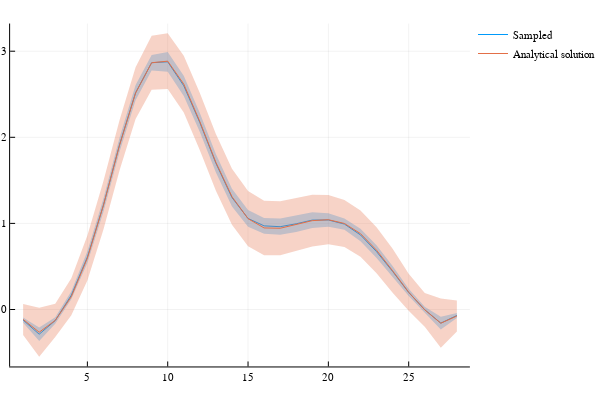

The code cell stored with this chart in its notebook:
### Code cell
plot(coeff, ribbon=errors, fillalpha=0.3, label="Sampled")
plot!(solution, ribbon=solution_errors_arr, fillalpha=0.3, label="Analytical solution")

### Figure 1 — Plotly figure (JSON) as saved in the notebook; plotly's stock layout.template omitted (floating-point values rounded to 4 significant figures)
{"data": [{"colorbar": {"title": ""}, "fill": "tozeroy", "fillcolor": "rgba(0, 154, 250, 0.300)", "hoverinfo": "text", "legendgroup": "Sampled", "line": {"color": "rgba(0, 154, 250, 1.000)", "dash": "solid", "shape": "linear", "width": 0}, "mode": "lines", "name": "Sampled", "showlegend": false, "text": [null, null, null, null, null, null, null, null, null, null, null, null, null, null, null, null, null, null, null, null, null, null, null, null, null, null, null, null], "type": "scatter", "x": [1, 2, 3, 4, 5, 6, 7, 8, 9, 10, 11, 12, 13, 14, 15, 16, 17, 18, 19, 20, 21, 22, 23, 24, 25, 26, 27, 28, 28, 27, 26, 25, 24, 23, 22, 21, 20, 19, 18, 17, 16, 15, 14, 13, 12, 11, 10, 9, 8, 7, 6, 5, 4, 3, 2, 1], "xaxis": "x1", "y": [-0.1533, -0.3656, -0.1668, 0.1197, 0.5411, 1.136, 1.83, 2.43, 2.777, 2.762, 2.48, 2.062, 1.59, 1.197, 0.9608, 0.8804, 0.8668, 0.8994, 0.948, 0.9619, 0.9265, 0.7921, 0.5979, 0.3791, 0.1563, -0.03884, -0.2323, -0.09843, -0.04006, -0.08358, 0.03317, 0.2401, 0.5054, 0.7458, 0.939, 1.057, 1.118, 1.129, 1.092, 1.057, 1.062, 1.154, 1.403, 1.807, 2.281, 2.716, 2.992, 2.956, 2.606, 1.995, 1.288, 0.6769, 0.2128, -0.08953, -0.208, -0.09179], "yaxis": "y1", "zmax": 0.1, "zmin": -0.1}, {"colorbar": {"title": ""}, "hoverinfo": "text", "legendgroup": "Sampled", "line": {"color": "rgba(0, 154, 250, 1.000)", "dash": "solid", "shape": "linear", "width": 1}, "mode": "lines", "name": "Sampled", "showlegend": true, "text": [null, null, null, null, null, null, null, null, null, null, null, null, null, null, null, null, null, null, null, null, null, null, null, null, null, null, null, null], "type": "scatter", "x": [1, 2, 3, 4, 5, 6, 7, 8, 9, 10, 11, 12, 13, 14, 15, 16, 17, 18, 19, 20, 21, 22, 23, 24, 25, 26, 27, 28], "xaxis": "x1", "y": [-0.1226, -0.2868, -0.1282, 0.1663, 0.609, 1.212, 1.913, 2.518, 2.867, 2.877, 2.598, 2.171, 1.699, 1.3, 1.058, 0.9713, 0.9618, 0.9956, 1.039, 1.04, 0.992, 0.8656, 0.6718, 0.4422, 0.1982, -0.002836, -0.158, -0.06925], "yaxis": "y1", "zmax": 0.1, "zmin": -0.1}, {"colorbar": {"title": ""}, "fill": "tozeroy", "fillcolor": "rgba(227, 111, 71, 0.300)", "hoverinfo": "text", "legendgroup": "Analytical solution", "line": {"color": "rgba(227, 111, 71, 1.000)", "dash": "solid", "shape": "linear", "width": 0}, "mode": "lines", "name": "Analytical solution", "showlegend": false, "text": [null, null, null, null, null, null, null, null, null, null, null, null, null, null, null, null, null, null, null, null, null, null, null, null, null, null, null, null], "type": "scatter", "x": [1, 2, 3, 4, 5, 6, 7, 8, 9, 10, 11, 12, 13, 14, 15, 16, 17, 18, 19, 20, 21, 22, 23, 24, 25, 26, 27, 28, 28, 27, 26, 25, 24, 23, 22, 21, 20, 19, 18, 17, 16, 15, 14, 13, 12, 11, 10, 9, 8, 7, 6, 5, 4, 3, 2, 1], "xaxis": "x1", "y": [-0.2951, -0.5487, -0.3194, -0.06565, 0.3359, 0.9293, 1.616, 2.213, 2.553, 2.56, 2.287, 1.849, 1.378, 0.9847, 0.7346, 0.6309, 0.6305, 0.6806, 0.733, 0.757, 0.7258, 0.6126, 0.4204, 0.1948, -0.01319, -0.1999, -0.4454, -0.2558, 0.1051, 0.1265, 0.192, 0.415, 0.7043, 0.9566, 1.149, 1.273, 1.329, 1.331, 1.297, 1.257, 1.264, 1.376, 1.636, 2.039, 2.514, 2.948, 3.208, 3.179, 2.815, 2.197, 1.493, 0.8582, 0.3641, 0.0663, 0.02076, 0.06529], "yaxis": "y1", "zmax": 0.1, "zmin": -0.1}, {"colorbar": {"title": ""}, "hoverinfo": "text", "legendgroup": "Analytical solution", "line": {"color": "rgba(227, 111, 71, 1.000)", "dash": "solid", "shape": "linear", "width": 1}, "mode": "lines", "name": "Analytical solution", "showlegend": true, "text": [null, null, null, null, null, null, null, null, null, null, null, null, null, null, null, null, null, null, null, null, null, null, null, null, null, null, null, null], "type": "scatter", "x": [1, 2, 3, 4, 5, 6, 7, 8, 9, 10, 11, 12, 13, 14, 15, 16, 17, 18, 19, 20, 21, 22, 23, 24, 25, 26, 27, 28], "xaxis": "x1", "y": [-0.1149, -0.264, -0.1265, 0.1492, 0.5971, 1.211, 1.906, 2.514, 2.866, 2.884, 2.618, 2.182, 1.709, 1.31, 1.055, 0.9474, 0.9438, 0.9889, 1.032, 1.043, 0.9994, 0.881, 0.6885, 0.4495, 0.2009, -0.003951, -0.1594, -0.07535], "yaxis": "y1", "zmax": 0.1, "zmin": -0.1}], "layout": {"annotations": [], "height": 400, "legend": {"bgcolor": "rgba(255, 255, 255, 1.000)", "bordercolor": "rgba(0, 0, 0, 1.000)", "font": {"color": "rgba(0, 0, 0, 1.000)", "family": "sans-serif", "size": 11}, "tracegroupgap": 0, "x": 1, "y": 1}, "margin": {"b": 20, "l": 0, "r": 0, "t": 20}, "paper_bgcolor": "rgba(255, 255, 255, 1.000)", "plot_bgcolor": "rgba(255, 255, 255, 1.000)", "showlegend": true, "width": 600, "xaxis": {"anchor": "y1", "domain": [0.02138, 0.9934], "gridcolor": "rgba(0, 0, 0, 0.100)", "gridwidth": 0.5, "linecolor": "rgba(0, 0, 0, 1.000)", "mirror": false, "range": [0.19, 28.81], "showgrid": true, "showline": true, "showticklabels": true, "tickangle": 0, "tickcolor": "rgb(0, 0, 0)", "tickfont": {"color": "rgba(0, 0, 0, 1.000)", "family": "sans-serif", "size": 11}, "tickmode": "array", "ticks": "inside", "ticktext": ["5", "10", "15", "20", "25"], "tickvals": [5, 10, 15, 20, 25], "title": "", "titlefont": {"color": "rgba(0, 0, 0, 1.000)", "family": "sans-serif", "size": 15}, "type": "-", "visible": true, "zeroline": false, "zerolinecolor": "rgba(0, 0, 0, 1.000)"}, "yaxis": {"anchor": "x1", "domain": [0.03762, 0.9902], "gridcolor": "rgba(0, 0, 0, 0.100)", "gridwidth": 0.5, "linecolor": "rgba(0, 0, 0, 1.000)", "mirror": false, "range": [-0.6614, 3.321], "showgrid": true, "showline": true, "showticklabels": true, "tickangle": 0, "tickcolor": "rgb(0, 0, 0)", "tickfont": {"color": "rgba(0, 0, 0, 1.000)", "family": "sans-serif", "size": 11}, "tickmode": "array", "ticks": "inside", "ticktext": ["0", "1", "2", "3"], "tickvals": [0, 1, 2, 3], "title": "", "titlefont": {"color": "rgba(0, 0, 0, 1.000)", "family": "sans-serif", "size": 15}, "type": "-", "visible": true, "zeroline": false, "zerolinecolor": "rgba(0, 0, 0, 1.000)"}}}
